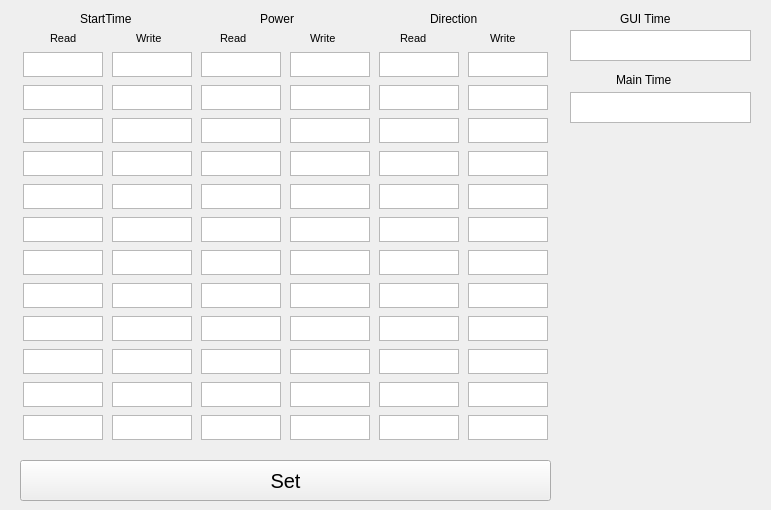
<?xml version="1.0" encoding="UTF-8"?>
<ui version="4.0">
 <class>ScheduleForm</class>
 <widget class="QWidget" name="ScheduleForm">
  <property name="geometry">
   <rect>
    <x>0</x>
    <y>0</y>
    <width>771</width>
    <height>510</height>
   </rect>
  </property>
  <property name="windowTitle">
   <string>Form</string>
  </property>
  <widget class="QPushButton" name="pushButton_set">
   <property name="geometry">
    <rect>
     <x>20</x>
     <y>460</y>
     <width>531</width>
     <height>41</height>
    </rect>
   </property>
   <property name="font">
    <font>
     <pointsize>15</pointsize>
    </font>
   </property>
   <property name="text">
    <string>Set</string>
   </property>
  </widget>
  <widget class="QLabel" name="label_StartTime">
   <property name="geometry">
    <rect>
     <x>80</x>
     <y>10</y>
     <width>67</width>
     <height>17</height>
    </rect>
   </property>
   <property name="text">
    <string>StartTime</string>
   </property>
  </widget>
  <widget class="QLabel" name="label_Power">
   <property name="geometry">
    <rect>
     <x>260</x>
     <y>10</y>
     <width>67</width>
     <height>17</height>
    </rect>
   </property>
   <property name="text">
    <string>Power</string>
   </property>
  </widget>
  <widget class="QLabel" name="label_Direction">
   <property name="geometry">
    <rect>
     <x>430</x>
     <y>10</y>
     <width>67</width>
     <height>17</height>
    </rect>
   </property>
   <property name="text">
    <string>Direction</string>
   </property>
  </widget>
  <widget class="QWidget" name="layoutWidget">
   <property name="geometry">
    <rect>
     <x>20</x>
     <y>50</y>
     <width>531</width>
     <height>401</height>
    </rect>
   </property>
   <property name="maximumSize">
    <size>
     <width>1000</width>
     <height>700</height>
    </size>
   </property>
   <property name="font">
    <font>
     <pointsize>8</pointsize>
    </font>
   </property>
   <layout class="QGridLayout" name="gridLayout">
    <item row="6" column="5">
     <widget class="QTextEdit" name="textEdit_SetDirection_7">
      <property name="sizePolicy">
       <sizepolicy hsizetype="Fixed" vsizetype="Fixed">
        <horstretch>0</horstretch>
        <verstretch>0</verstretch>
       </sizepolicy>
      </property>
      <property name="maximumSize">
       <size>
        <width>80</width>
        <height>25</height>
       </size>
      </property>
      <property name="font">
       <font>
        <pointsize>8</pointsize>
       </font>
      </property>
     </widget>
    </item>
    <item row="9" column="5">
     <widget class="QTextEdit" name="textEdit_SetDirection_10">
      <property name="sizePolicy">
       <sizepolicy hsizetype="Fixed" vsizetype="Fixed">
        <horstretch>0</horstretch>
        <verstretch>0</verstretch>
       </sizepolicy>
      </property>
      <property name="maximumSize">
       <size>
        <width>80</width>
        <height>25</height>
       </size>
      </property>
      <property name="font">
       <font>
        <pointsize>8</pointsize>
       </font>
      </property>
     </widget>
    </item>
    <item row="1" column="0">
     <widget class="QTextEdit" name="textEdit_GetStartTime_2">
      <property name="sizePolicy">
       <sizepolicy hsizetype="Fixed" vsizetype="Fixed">
        <horstretch>0</horstretch>
        <verstretch>0</verstretch>
       </sizepolicy>
      </property>
      <property name="maximumSize">
       <size>
        <width>80</width>
        <height>25</height>
       </size>
      </property>
      <property name="font">
       <font>
        <pointsize>8</pointsize>
       </font>
      </property>
      <property name="readOnly">
       <bool>true</bool>
      </property>
     </widget>
    </item>
    <item row="0" column="4">
     <widget class="QTextEdit" name="textEdit_GetDirection">
      <property name="sizePolicy">
       <sizepolicy hsizetype="Fixed" vsizetype="Fixed">
        <horstretch>0</horstretch>
        <verstretch>0</verstretch>
       </sizepolicy>
      </property>
      <property name="maximumSize">
       <size>
        <width>80</width>
        <height>25</height>
       </size>
      </property>
      <property name="font">
       <font>
        <pointsize>8</pointsize>
       </font>
      </property>
      <property name="readOnly">
       <bool>true</bool>
      </property>
     </widget>
    </item>
    <item row="6" column="4">
     <widget class="QTextEdit" name="textEdit_GetDirection_7">
      <property name="sizePolicy">
       <sizepolicy hsizetype="Fixed" vsizetype="Fixed">
        <horstretch>0</horstretch>
        <verstretch>0</verstretch>
       </sizepolicy>
      </property>
      <property name="maximumSize">
       <size>
        <width>80</width>
        <height>25</height>
       </size>
      </property>
      <property name="font">
       <font>
        <pointsize>8</pointsize>
       </font>
      </property>
      <property name="readOnly">
       <bool>true</bool>
      </property>
     </widget>
    </item>
    <item row="4" column="5">
     <widget class="QTextEdit" name="textEdit_SetDirection_5">
      <property name="sizePolicy">
       <sizepolicy hsizetype="Fixed" vsizetype="Fixed">
        <horstretch>0</horstretch>
        <verstretch>0</verstretch>
       </sizepolicy>
      </property>
      <property name="maximumSize">
       <size>
        <width>80</width>
        <height>25</height>
       </size>
      </property>
      <property name="font">
       <font>
        <pointsize>8</pointsize>
       </font>
      </property>
     </widget>
    </item>
    <item row="3" column="5">
     <widget class="QTextEdit" name="textEdit_SetDirection_4">
      <property name="sizePolicy">
       <sizepolicy hsizetype="Fixed" vsizetype="Fixed">
        <horstretch>0</horstretch>
        <verstretch>0</verstretch>
       </sizepolicy>
      </property>
      <property name="maximumSize">
       <size>
        <width>80</width>
        <height>25</height>
       </size>
      </property>
      <property name="font">
       <font>
        <pointsize>8</pointsize>
       </font>
      </property>
     </widget>
    </item>
    <item row="8" column="3">
     <widget class="QTextEdit" name="textEdit_SetPower_9">
      <property name="sizePolicy">
       <sizepolicy hsizetype="Fixed" vsizetype="Fixed">
        <horstretch>0</horstretch>
        <verstretch>0</verstretch>
       </sizepolicy>
      </property>
      <property name="maximumSize">
       <size>
        <width>80</width>
        <height>25</height>
       </size>
      </property>
      <property name="font">
       <font>
        <pointsize>8</pointsize>
       </font>
      </property>
     </widget>
    </item>
    <item row="0" column="0">
     <widget class="QTextEdit" name="textEdit_GetStartTime">
      <property name="sizePolicy">
       <sizepolicy hsizetype="Fixed" vsizetype="Fixed">
        <horstretch>0</horstretch>
        <verstretch>0</verstretch>
       </sizepolicy>
      </property>
      <property name="maximumSize">
       <size>
        <width>80</width>
        <height>25</height>
       </size>
      </property>
      <property name="font">
       <font>
        <pointsize>8</pointsize>
       </font>
      </property>
      <property name="readOnly">
       <bool>true</bool>
      </property>
     </widget>
    </item>
    <item row="4" column="1">
     <widget class="QTextEdit" name="textEdit_SetStartTime_5">
      <property name="sizePolicy">
       <sizepolicy hsizetype="Fixed" vsizetype="Fixed">
        <horstretch>0</horstretch>
        <verstretch>0</verstretch>
       </sizepolicy>
      </property>
      <property name="maximumSize">
       <size>
        <width>80</width>
        <height>25</height>
       </size>
      </property>
      <property name="font">
       <font>
        <pointsize>8</pointsize>
       </font>
      </property>
     </widget>
    </item>
    <item row="10" column="4">
     <widget class="QTextEdit" name="textEdit_GetDirection_11">
      <property name="sizePolicy">
       <sizepolicy hsizetype="Fixed" vsizetype="Fixed">
        <horstretch>0</horstretch>
        <verstretch>0</verstretch>
       </sizepolicy>
      </property>
      <property name="maximumSize">
       <size>
        <width>80</width>
        <height>25</height>
       </size>
      </property>
      <property name="font">
       <font>
        <pointsize>8</pointsize>
       </font>
      </property>
      <property name="readOnly">
       <bool>true</bool>
      </property>
     </widget>
    </item>
    <item row="1" column="1">
     <widget class="QTextEdit" name="textEdit_SetStartTime_2">
      <property name="sizePolicy">
       <sizepolicy hsizetype="Fixed" vsizetype="Fixed">
        <horstretch>0</horstretch>
        <verstretch>0</verstretch>
       </sizepolicy>
      </property>
      <property name="maximumSize">
       <size>
        <width>80</width>
        <height>25</height>
       </size>
      </property>
      <property name="font">
       <font>
        <pointsize>8</pointsize>
       </font>
      </property>
     </widget>
    </item>
    <item row="10" column="2">
     <widget class="QTextEdit" name="textEdit_GetPower_11">
      <property name="sizePolicy">
       <sizepolicy hsizetype="Fixed" vsizetype="Fixed">
        <horstretch>0</horstretch>
        <verstretch>0</verstretch>
       </sizepolicy>
      </property>
      <property name="maximumSize">
       <size>
        <width>80</width>
        <height>25</height>
       </size>
      </property>
      <property name="font">
       <font>
        <pointsize>8</pointsize>
       </font>
      </property>
      <property name="readOnly">
       <bool>true</bool>
      </property>
     </widget>
    </item>
    <item row="11" column="4">
     <widget class="QTextEdit" name="textEdit_GetDirection_12">
      <property name="sizePolicy">
       <sizepolicy hsizetype="Fixed" vsizetype="Fixed">
        <horstretch>0</horstretch>
        <verstretch>0</verstretch>
       </sizepolicy>
      </property>
      <property name="maximumSize">
       <size>
        <width>80</width>
        <height>25</height>
       </size>
      </property>
      <property name="font">
       <font>
        <pointsize>8</pointsize>
       </font>
      </property>
      <property name="readOnly">
       <bool>true</bool>
      </property>
     </widget>
    </item>
    <item row="2" column="2">
     <widget class="QTextEdit" name="textEdit_GetPower_3">
      <property name="sizePolicy">
       <sizepolicy hsizetype="Fixed" vsizetype="Fixed">
        <horstretch>0</horstretch>
        <verstretch>0</verstretch>
       </sizepolicy>
      </property>
      <property name="maximumSize">
       <size>
        <width>80</width>
        <height>25</height>
       </size>
      </property>
      <property name="font">
       <font>
        <pointsize>8</pointsize>
       </font>
      </property>
      <property name="readOnly">
       <bool>true</bool>
      </property>
     </widget>
    </item>
    <item row="7" column="3">
     <widget class="QTextEdit" name="textEdit_SetPower_8">
      <property name="sizePolicy">
       <sizepolicy hsizetype="Fixed" vsizetype="Fixed">
        <horstretch>0</horstretch>
        <verstretch>0</verstretch>
       </sizepolicy>
      </property>
      <property name="maximumSize">
       <size>
        <width>80</width>
        <height>25</height>
       </size>
      </property>
      <property name="font">
       <font>
        <pointsize>8</pointsize>
       </font>
      </property>
     </widget>
    </item>
    <item row="10" column="3">
     <widget class="QTextEdit" name="textEdit_SetPower_11">
      <property name="sizePolicy">
       <sizepolicy hsizetype="Fixed" vsizetype="Fixed">
        <horstretch>0</horstretch>
        <verstretch>0</verstretch>
       </sizepolicy>
      </property>
      <property name="maximumSize">
       <size>
        <width>80</width>
        <height>25</height>
       </size>
      </property>
      <property name="font">
       <font>
        <pointsize>8</pointsize>
       </font>
      </property>
     </widget>
    </item>
    <item row="1" column="2">
     <widget class="QTextEdit" name="textEdit_GetPower_2">
      <property name="sizePolicy">
       <sizepolicy hsizetype="Fixed" vsizetype="Fixed">
        <horstretch>0</horstretch>
        <verstretch>0</verstretch>
       </sizepolicy>
      </property>
      <property name="maximumSize">
       <size>
        <width>80</width>
        <height>25</height>
       </size>
      </property>
      <property name="font">
       <font>
        <pointsize>8</pointsize>
       </font>
      </property>
      <property name="readOnly">
       <bool>true</bool>
      </property>
     </widget>
    </item>
    <item row="1" column="5">
     <widget class="QTextEdit" name="textEdit_SetDirection_2">
      <property name="sizePolicy">
       <sizepolicy hsizetype="Fixed" vsizetype="Fixed">
        <horstretch>0</horstretch>
        <verstretch>0</verstretch>
       </sizepolicy>
      </property>
      <property name="maximumSize">
       <size>
        <width>80</width>
        <height>25</height>
       </size>
      </property>
      <property name="font">
       <font>
        <pointsize>8</pointsize>
       </font>
      </property>
     </widget>
    </item>
    <item row="2" column="1">
     <widget class="QTextEdit" name="textEdit_SetStartTime_3">
      <property name="sizePolicy">
       <sizepolicy hsizetype="Fixed" vsizetype="Fixed">
        <horstretch>0</horstretch>
        <verstretch>0</verstretch>
       </sizepolicy>
      </property>
      <property name="maximumSize">
       <size>
        <width>80</width>
        <height>25</height>
       </size>
      </property>
      <property name="font">
       <font>
        <pointsize>8</pointsize>
       </font>
      </property>
     </widget>
    </item>
    <item row="5" column="4">
     <widget class="QTextEdit" name="textEdit_GetDirection_6">
      <property name="sizePolicy">
       <sizepolicy hsizetype="Fixed" vsizetype="Fixed">
        <horstretch>0</horstretch>
        <verstretch>0</verstretch>
       </sizepolicy>
      </property>
      <property name="maximumSize">
       <size>
        <width>80</width>
        <height>25</height>
       </size>
      </property>
      <property name="font">
       <font>
        <pointsize>8</pointsize>
       </font>
      </property>
      <property name="readOnly">
       <bool>true</bool>
      </property>
     </widget>
    </item>
    <item row="5" column="3">
     <widget class="QTextEdit" name="textEdit_SetPower_6">
      <property name="sizePolicy">
       <sizepolicy hsizetype="Fixed" vsizetype="Fixed">
        <horstretch>0</horstretch>
        <verstretch>0</verstretch>
       </sizepolicy>
      </property>
      <property name="maximumSize">
       <size>
        <width>80</width>
        <height>25</height>
       </size>
      </property>
      <property name="font">
       <font>
        <pointsize>8</pointsize>
       </font>
      </property>
     </widget>
    </item>
    <item row="7" column="2">
     <widget class="QTextEdit" name="textEdit_GetPower_8">
      <property name="sizePolicy">
       <sizepolicy hsizetype="Fixed" vsizetype="Fixed">
        <horstretch>0</horstretch>
        <verstretch>0</verstretch>
       </sizepolicy>
      </property>
      <property name="maximumSize">
       <size>
        <width>80</width>
        <height>25</height>
       </size>
      </property>
      <property name="font">
       <font>
        <pointsize>8</pointsize>
       </font>
      </property>
      <property name="readOnly">
       <bool>true</bool>
      </property>
     </widget>
    </item>
    <item row="2" column="0">
     <widget class="QTextEdit" name="textEdit_GetStartTime_3">
      <property name="sizePolicy">
       <sizepolicy hsizetype="Fixed" vsizetype="Fixed">
        <horstretch>0</horstretch>
        <verstretch>0</verstretch>
       </sizepolicy>
      </property>
      <property name="maximumSize">
       <size>
        <width>80</width>
        <height>25</height>
       </size>
      </property>
      <property name="font">
       <font>
        <pointsize>8</pointsize>
       </font>
      </property>
      <property name="readOnly">
       <bool>true</bool>
      </property>
     </widget>
    </item>
    <item row="3" column="1">
     <widget class="QTextEdit" name="textEdit_SetStartTime_4">
      <property name="sizePolicy">
       <sizepolicy hsizetype="Fixed" vsizetype="Fixed">
        <horstretch>0</horstretch>
        <verstretch>0</verstretch>
       </sizepolicy>
      </property>
      <property name="maximumSize">
       <size>
        <width>80</width>
        <height>25</height>
       </size>
      </property>
      <property name="font">
       <font>
        <pointsize>8</pointsize>
       </font>
      </property>
     </widget>
    </item>
    <item row="9" column="0">
     <widget class="QTextEdit" name="textEdit_GetStartTime_10">
      <property name="sizePolicy">
       <sizepolicy hsizetype="Fixed" vsizetype="Fixed">
        <horstretch>0</horstretch>
        <verstretch>0</verstretch>
       </sizepolicy>
      </property>
      <property name="maximumSize">
       <size>
        <width>80</width>
        <height>25</height>
       </size>
      </property>
      <property name="font">
       <font>
        <pointsize>8</pointsize>
       </font>
      </property>
      <property name="readOnly">
       <bool>true</bool>
      </property>
     </widget>
    </item>
    <item row="7" column="0">
     <widget class="QTextEdit" name="textEdit_GetStartTime_8">
      <property name="sizePolicy">
       <sizepolicy hsizetype="Fixed" vsizetype="Fixed">
        <horstretch>0</horstretch>
        <verstretch>0</verstretch>
       </sizepolicy>
      </property>
      <property name="maximumSize">
       <size>
        <width>80</width>
        <height>25</height>
       </size>
      </property>
      <property name="font">
       <font>
        <pointsize>8</pointsize>
       </font>
      </property>
      <property name="readOnly">
       <bool>true</bool>
      </property>
     </widget>
    </item>
    <item row="0" column="2">
     <widget class="QTextEdit" name="textEdit_GetPower">
      <property name="sizePolicy">
       <sizepolicy hsizetype="Fixed" vsizetype="Fixed">
        <horstretch>0</horstretch>
        <verstretch>0</verstretch>
       </sizepolicy>
      </property>
      <property name="maximumSize">
       <size>
        <width>80</width>
        <height>25</height>
       </size>
      </property>
      <property name="font">
       <font>
        <pointsize>8</pointsize>
       </font>
      </property>
      <property name="readOnly">
       <bool>true</bool>
      </property>
     </widget>
    </item>
    <item row="6" column="3">
     <widget class="QTextEdit" name="textEdit_SetPower_7">
      <property name="sizePolicy">
       <sizepolicy hsizetype="Fixed" vsizetype="Fixed">
        <horstretch>0</horstretch>
        <verstretch>0</verstretch>
       </sizepolicy>
      </property>
      <property name="maximumSize">
       <size>
        <width>80</width>
        <height>25</height>
       </size>
      </property>
      <property name="font">
       <font>
        <pointsize>8</pointsize>
       </font>
      </property>
     </widget>
    </item>
    <item row="0" column="3">
     <widget class="QTextEdit" name="textEdit_SetPower">
      <property name="sizePolicy">
       <sizepolicy hsizetype="Fixed" vsizetype="Fixed">
        <horstretch>0</horstretch>
        <verstretch>0</verstretch>
       </sizepolicy>
      </property>
      <property name="maximumSize">
       <size>
        <width>80</width>
        <height>25</height>
       </size>
      </property>
      <property name="font">
       <font>
        <pointsize>8</pointsize>
       </font>
      </property>
     </widget>
    </item>
    <item row="2" column="5">
     <widget class="QTextEdit" name="textEdit_SetDirection_3">
      <property name="sizePolicy">
       <sizepolicy hsizetype="Fixed" vsizetype="Fixed">
        <horstretch>0</horstretch>
        <verstretch>0</verstretch>
       </sizepolicy>
      </property>
      <property name="maximumSize">
       <size>
        <width>80</width>
        <height>25</height>
       </size>
      </property>
      <property name="font">
       <font>
        <pointsize>8</pointsize>
       </font>
      </property>
     </widget>
    </item>
    <item row="11" column="3">
     <widget class="QTextEdit" name="textEdit_SetPower_12">
      <property name="sizePolicy">
       <sizepolicy hsizetype="Fixed" vsizetype="Fixed">
        <horstretch>0</horstretch>
        <verstretch>0</verstretch>
       </sizepolicy>
      </property>
      <property name="maximumSize">
       <size>
        <width>80</width>
        <height>25</height>
       </size>
      </property>
      <property name="font">
       <font>
        <pointsize>8</pointsize>
       </font>
      </property>
     </widget>
    </item>
    <item row="7" column="5">
     <widget class="QTextEdit" name="textEdit_SetDirection_8">
      <property name="sizePolicy">
       <sizepolicy hsizetype="Fixed" vsizetype="Fixed">
        <horstretch>0</horstretch>
        <verstretch>0</verstretch>
       </sizepolicy>
      </property>
      <property name="maximumSize">
       <size>
        <width>80</width>
        <height>25</height>
       </size>
      </property>
      <property name="font">
       <font>
        <pointsize>8</pointsize>
       </font>
      </property>
     </widget>
    </item>
    <item row="11" column="5">
     <widget class="QTextEdit" name="textEdit_SetDirection_12">
      <property name="sizePolicy">
       <sizepolicy hsizetype="Fixed" vsizetype="Fixed">
        <horstretch>0</horstretch>
        <verstretch>0</verstretch>
       </sizepolicy>
      </property>
      <property name="maximumSize">
       <size>
        <width>80</width>
        <height>25</height>
       </size>
      </property>
      <property name="font">
       <font>
        <pointsize>8</pointsize>
       </font>
      </property>
     </widget>
    </item>
    <item row="2" column="3">
     <widget class="QTextEdit" name="textEdit_SetPower_3">
      <property name="sizePolicy">
       <sizepolicy hsizetype="Fixed" vsizetype="Fixed">
        <horstretch>0</horstretch>
        <verstretch>0</verstretch>
       </sizepolicy>
      </property>
      <property name="maximumSize">
       <size>
        <width>80</width>
        <height>25</height>
       </size>
      </property>
      <property name="font">
       <font>
        <pointsize>8</pointsize>
       </font>
      </property>
     </widget>
    </item>
    <item row="4" column="3">
     <widget class="QTextEdit" name="textEdit_SetPower_5">
      <property name="sizePolicy">
       <sizepolicy hsizetype="Fixed" vsizetype="Fixed">
        <horstretch>0</horstretch>
        <verstretch>0</verstretch>
       </sizepolicy>
      </property>
      <property name="maximumSize">
       <size>
        <width>80</width>
        <height>25</height>
       </size>
      </property>
      <property name="font">
       <font>
        <pointsize>8</pointsize>
       </font>
      </property>
     </widget>
    </item>
    <item row="1" column="4">
     <widget class="QTextEdit" name="textEdit_GetDirection_2">
      <property name="sizePolicy">
       <sizepolicy hsizetype="Fixed" vsizetype="Fixed">
        <horstretch>0</horstretch>
        <verstretch>0</verstretch>
       </sizepolicy>
      </property>
      <property name="maximumSize">
       <size>
        <width>80</width>
        <height>25</height>
       </size>
      </property>
      <property name="font">
       <font>
        <pointsize>8</pointsize>
       </font>
      </property>
      <property name="readOnly">
       <bool>true</bool>
      </property>
     </widget>
    </item>
    <item row="3" column="3">
     <widget class="QTextEdit" name="textEdit_SetPower_4">
      <property name="sizePolicy">
       <sizepolicy hsizetype="Fixed" vsizetype="Fixed">
        <horstretch>0</horstretch>
        <verstretch>0</verstretch>
       </sizepolicy>
      </property>
      <property name="maximumSize">
       <size>
        <width>80</width>
        <height>25</height>
       </size>
      </property>
      <property name="font">
       <font>
        <pointsize>8</pointsize>
       </font>
      </property>
     </widget>
    </item>
    <item row="3" column="0">
     <widget class="QTextEdit" name="textEdit_GetStartTime_4">
      <property name="sizePolicy">
       <sizepolicy hsizetype="Fixed" vsizetype="Fixed">
        <horstretch>0</horstretch>
        <verstretch>0</verstretch>
       </sizepolicy>
      </property>
      <property name="maximumSize">
       <size>
        <width>80</width>
        <height>25</height>
       </size>
      </property>
      <property name="font">
       <font>
        <pointsize>8</pointsize>
       </font>
      </property>
      <property name="readOnly">
       <bool>true</bool>
      </property>
     </widget>
    </item>
    <item row="11" column="1">
     <widget class="QTextEdit" name="textEdit_SetStartTime_12">
      <property name="sizePolicy">
       <sizepolicy hsizetype="Fixed" vsizetype="Fixed">
        <horstretch>0</horstretch>
        <verstretch>0</verstretch>
       </sizepolicy>
      </property>
      <property name="maximumSize">
       <size>
        <width>80</width>
        <height>25</height>
       </size>
      </property>
      <property name="font">
       <font>
        <pointsize>8</pointsize>
       </font>
      </property>
     </widget>
    </item>
    <item row="10" column="5">
     <widget class="QTextEdit" name="textEdit_SetDirection_11">
      <property name="sizePolicy">
       <sizepolicy hsizetype="Fixed" vsizetype="Fixed">
        <horstretch>0</horstretch>
        <verstretch>0</verstretch>
       </sizepolicy>
      </property>
      <property name="maximumSize">
       <size>
        <width>80</width>
        <height>25</height>
       </size>
      </property>
      <property name="font">
       <font>
        <pointsize>8</pointsize>
       </font>
      </property>
     </widget>
    </item>
    <item row="5" column="0">
     <widget class="QTextEdit" name="textEdit_GetStartTime_6">
      <property name="sizePolicy">
       <sizepolicy hsizetype="Fixed" vsizetype="Fixed">
        <horstretch>0</horstretch>
        <verstretch>0</verstretch>
       </sizepolicy>
      </property>
      <property name="maximumSize">
       <size>
        <width>80</width>
        <height>25</height>
       </size>
      </property>
      <property name="font">
       <font>
        <pointsize>8</pointsize>
       </font>
      </property>
      <property name="readOnly">
       <bool>true</bool>
      </property>
     </widget>
    </item>
    <item row="10" column="1">
     <widget class="QTextEdit" name="textEdit_SetStartTime_11">
      <property name="sizePolicy">
       <sizepolicy hsizetype="Fixed" vsizetype="Fixed">
        <horstretch>0</horstretch>
        <verstretch>0</verstretch>
       </sizepolicy>
      </property>
      <property name="maximumSize">
       <size>
        <width>80</width>
        <height>25</height>
       </size>
      </property>
      <property name="font">
       <font>
        <pointsize>8</pointsize>
       </font>
      </property>
     </widget>
    </item>
    <item row="11" column="2">
     <widget class="QTextEdit" name="textEdit_GetPower_12">
      <property name="sizePolicy">
       <sizepolicy hsizetype="Fixed" vsizetype="Fixed">
        <horstretch>0</horstretch>
        <verstretch>0</verstretch>
       </sizepolicy>
      </property>
      <property name="maximumSize">
       <size>
        <width>80</width>
        <height>25</height>
       </size>
      </property>
      <property name="font">
       <font>
        <pointsize>8</pointsize>
       </font>
      </property>
      <property name="readOnly">
       <bool>true</bool>
      </property>
     </widget>
    </item>
    <item row="9" column="2">
     <widget class="QTextEdit" name="textEdit_GetPower_10">
      <property name="sizePolicy">
       <sizepolicy hsizetype="Fixed" vsizetype="Fixed">
        <horstretch>0</horstretch>
        <verstretch>0</verstretch>
       </sizepolicy>
      </property>
      <property name="maximumSize">
       <size>
        <width>80</width>
        <height>25</height>
       </size>
      </property>
      <property name="font">
       <font>
        <pointsize>8</pointsize>
       </font>
      </property>
      <property name="readOnly">
       <bool>true</bool>
      </property>
     </widget>
    </item>
    <item row="6" column="1">
     <widget class="QTextEdit" name="textEdit_SetStartTime_7">
      <property name="sizePolicy">
       <sizepolicy hsizetype="Fixed" vsizetype="Fixed">
        <horstretch>0</horstretch>
        <verstretch>0</verstretch>
       </sizepolicy>
      </property>
      <property name="maximumSize">
       <size>
        <width>80</width>
        <height>25</height>
       </size>
      </property>
      <property name="font">
       <font>
        <pointsize>8</pointsize>
       </font>
      </property>
     </widget>
    </item>
    <item row="6" column="2">
     <widget class="QTextEdit" name="textEdit_GetPower_7">
      <property name="sizePolicy">
       <sizepolicy hsizetype="Fixed" vsizetype="Fixed">
        <horstretch>0</horstretch>
        <verstretch>0</verstretch>
       </sizepolicy>
      </property>
      <property name="maximumSize">
       <size>
        <width>80</width>
        <height>25</height>
       </size>
      </property>
      <property name="font">
       <font>
        <pointsize>8</pointsize>
       </font>
      </property>
      <property name="readOnly">
       <bool>true</bool>
      </property>
     </widget>
    </item>
    <item row="9" column="3">
     <widget class="QTextEdit" name="textEdit_SetPower_10">
      <property name="sizePolicy">
       <sizepolicy hsizetype="Fixed" vsizetype="Fixed">
        <horstretch>0</horstretch>
        <verstretch>0</verstretch>
       </sizepolicy>
      </property>
      <property name="maximumSize">
       <size>
        <width>80</width>
        <height>25</height>
       </size>
      </property>
      <property name="font">
       <font>
        <pointsize>8</pointsize>
       </font>
      </property>
     </widget>
    </item>
    <item row="4" column="4">
     <widget class="QTextEdit" name="textEdit_GetDirection_5">
      <property name="sizePolicy">
       <sizepolicy hsizetype="Fixed" vsizetype="Fixed">
        <horstretch>0</horstretch>
        <verstretch>0</verstretch>
       </sizepolicy>
      </property>
      <property name="maximumSize">
       <size>
        <width>80</width>
        <height>25</height>
       </size>
      </property>
      <property name="font">
       <font>
        <pointsize>8</pointsize>
       </font>
      </property>
      <property name="readOnly">
       <bool>true</bool>
      </property>
     </widget>
    </item>
    <item row="9" column="4">
     <widget class="QTextEdit" name="textEdit_GetDirection_10">
      <property name="sizePolicy">
       <sizepolicy hsizetype="Fixed" vsizetype="Fixed">
        <horstretch>0</horstretch>
        <verstretch>0</verstretch>
       </sizepolicy>
      </property>
      <property name="maximumSize">
       <size>
        <width>80</width>
        <height>25</height>
       </size>
      </property>
      <property name="font">
       <font>
        <pointsize>8</pointsize>
       </font>
      </property>
      <property name="readOnly">
       <bool>true</bool>
      </property>
     </widget>
    </item>
    <item row="5" column="5">
     <widget class="QTextEdit" name="textEdit_SetDirection_6">
      <property name="sizePolicy">
       <sizepolicy hsizetype="Fixed" vsizetype="Fixed">
        <horstretch>0</horstretch>
        <verstretch>0</verstretch>
       </sizepolicy>
      </property>
      <property name="maximumSize">
       <size>
        <width>80</width>
        <height>25</height>
       </size>
      </property>
      <property name="font">
       <font>
        <pointsize>8</pointsize>
       </font>
      </property>
     </widget>
    </item>
    <item row="2" column="4">
     <widget class="QTextEdit" name="textEdit_GetDirection_3">
      <property name="sizePolicy">
       <sizepolicy hsizetype="Fixed" vsizetype="Fixed">
        <horstretch>0</horstretch>
        <verstretch>0</verstretch>
       </sizepolicy>
      </property>
      <property name="maximumSize">
       <size>
        <width>80</width>
        <height>25</height>
       </size>
      </property>
      <property name="font">
       <font>
        <pointsize>8</pointsize>
       </font>
      </property>
      <property name="readOnly">
       <bool>true</bool>
      </property>
     </widget>
    </item>
    <item row="5" column="2">
     <widget class="QTextEdit" name="textEdit_GetPower_6">
      <property name="sizePolicy">
       <sizepolicy hsizetype="Fixed" vsizetype="Fixed">
        <horstretch>0</horstretch>
        <verstretch>0</verstretch>
       </sizepolicy>
      </property>
      <property name="maximumSize">
       <size>
        <width>80</width>
        <height>25</height>
       </size>
      </property>
      <property name="font">
       <font>
        <pointsize>8</pointsize>
       </font>
      </property>
      <property name="readOnly">
       <bool>true</bool>
      </property>
     </widget>
    </item>
    <item row="8" column="0">
     <widget class="QTextEdit" name="textEdit_GetStartTime_9">
      <property name="sizePolicy">
       <sizepolicy hsizetype="Fixed" vsizetype="Fixed">
        <horstretch>0</horstretch>
        <verstretch>0</verstretch>
       </sizepolicy>
      </property>
      <property name="maximumSize">
       <size>
        <width>80</width>
        <height>25</height>
       </size>
      </property>
      <property name="font">
       <font>
        <pointsize>8</pointsize>
       </font>
      </property>
      <property name="readOnly">
       <bool>true</bool>
      </property>
     </widget>
    </item>
    <item row="4" column="0">
     <widget class="QTextEdit" name="textEdit_GetStartTime_5">
      <property name="sizePolicy">
       <sizepolicy hsizetype="Fixed" vsizetype="Fixed">
        <horstretch>0</horstretch>
        <verstretch>0</verstretch>
       </sizepolicy>
      </property>
      <property name="maximumSize">
       <size>
        <width>80</width>
        <height>25</height>
       </size>
      </property>
      <property name="font">
       <font>
        <pointsize>8</pointsize>
       </font>
      </property>
      <property name="readOnly">
       <bool>true</bool>
      </property>
     </widget>
    </item>
    <item row="0" column="1">
     <widget class="QTextEdit" name="textEdit_SetStartTime">
      <property name="sizePolicy">
       <sizepolicy hsizetype="Fixed" vsizetype="Fixed">
        <horstretch>0</horstretch>
        <verstretch>0</verstretch>
       </sizepolicy>
      </property>
      <property name="maximumSize">
       <size>
        <width>80</width>
        <height>25</height>
       </size>
      </property>
      <property name="font">
       <font>
        <pointsize>8</pointsize>
       </font>
      </property>
     </widget>
    </item>
    <item row="8" column="2">
     <widget class="QTextEdit" name="textEdit_GetPower_9">
      <property name="sizePolicy">
       <sizepolicy hsizetype="Fixed" vsizetype="Fixed">
        <horstretch>0</horstretch>
        <verstretch>0</verstretch>
       </sizepolicy>
      </property>
      <property name="maximumSize">
       <size>
        <width>80</width>
        <height>25</height>
       </size>
      </property>
      <property name="font">
       <font>
        <pointsize>8</pointsize>
       </font>
      </property>
      <property name="readOnly">
       <bool>true</bool>
      </property>
     </widget>
    </item>
    <item row="5" column="1">
     <widget class="QTextEdit" name="textEdit_SetStartTime_6">
      <property name="sizePolicy">
       <sizepolicy hsizetype="Fixed" vsizetype="Fixed">
        <horstretch>0</horstretch>
        <verstretch>0</verstretch>
       </sizepolicy>
      </property>
      <property name="maximumSize">
       <size>
        <width>80</width>
        <height>25</height>
       </size>
      </property>
      <property name="font">
       <font>
        <pointsize>8</pointsize>
       </font>
      </property>
     </widget>
    </item>
    <item row="10" column="0">
     <widget class="QTextEdit" name="textEdit_GetStartTime_11">
      <property name="sizePolicy">
       <sizepolicy hsizetype="Fixed" vsizetype="Fixed">
        <horstretch>0</horstretch>
        <verstretch>0</verstretch>
       </sizepolicy>
      </property>
      <property name="maximumSize">
       <size>
        <width>80</width>
        <height>25</height>
       </size>
      </property>
      <property name="font">
       <font>
        <pointsize>8</pointsize>
       </font>
      </property>
      <property name="readOnly">
       <bool>true</bool>
      </property>
     </widget>
    </item>
    <item row="9" column="1">
     <widget class="QTextEdit" name="textEdit_SetStartTime_10">
      <property name="sizePolicy">
       <sizepolicy hsizetype="Fixed" vsizetype="Fixed">
        <horstretch>0</horstretch>
        <verstretch>0</verstretch>
       </sizepolicy>
      </property>
      <property name="maximumSize">
       <size>
        <width>80</width>
        <height>25</height>
       </size>
      </property>
      <property name="font">
       <font>
        <pointsize>8</pointsize>
       </font>
      </property>
     </widget>
    </item>
    <item row="6" column="0">
     <widget class="QTextEdit" name="textEdit_GetStartTime_7">
      <property name="sizePolicy">
       <sizepolicy hsizetype="Fixed" vsizetype="Fixed">
        <horstretch>0</horstretch>
        <verstretch>0</verstretch>
       </sizepolicy>
      </property>
      <property name="maximumSize">
       <size>
        <width>80</width>
        <height>25</height>
       </size>
      </property>
      <property name="font">
       <font>
        <pointsize>8</pointsize>
       </font>
      </property>
      <property name="readOnly">
       <bool>true</bool>
      </property>
     </widget>
    </item>
    <item row="4" column="2">
     <widget class="QTextEdit" name="textEdit_GetPower_5">
      <property name="sizePolicy">
       <sizepolicy hsizetype="Fixed" vsizetype="Fixed">
        <horstretch>0</horstretch>
        <verstretch>0</verstretch>
       </sizepolicy>
      </property>
      <property name="maximumSize">
       <size>
        <width>80</width>
        <height>25</height>
       </size>
      </property>
      <property name="font">
       <font>
        <pointsize>8</pointsize>
       </font>
      </property>
      <property name="readOnly">
       <bool>true</bool>
      </property>
     </widget>
    </item>
    <item row="8" column="4">
     <widget class="QTextEdit" name="textEdit_GetDirection_9">
      <property name="sizePolicy">
       <sizepolicy hsizetype="Fixed" vsizetype="Fixed">
        <horstretch>0</horstretch>
        <verstretch>0</verstretch>
       </sizepolicy>
      </property>
      <property name="maximumSize">
       <size>
        <width>80</width>
        <height>25</height>
       </size>
      </property>
      <property name="font">
       <font>
        <pointsize>8</pointsize>
       </font>
      </property>
      <property name="readOnly">
       <bool>true</bool>
      </property>
     </widget>
    </item>
    <item row="7" column="1">
     <widget class="QTextEdit" name="textEdit_SetStartTime_8">
      <property name="sizePolicy">
       <sizepolicy hsizetype="Fixed" vsizetype="Fixed">
        <horstretch>0</horstretch>
        <verstretch>0</verstretch>
       </sizepolicy>
      </property>
      <property name="maximumSize">
       <size>
        <width>80</width>
        <height>25</height>
       </size>
      </property>
      <property name="font">
       <font>
        <pointsize>8</pointsize>
       </font>
      </property>
     </widget>
    </item>
    <item row="3" column="4">
     <widget class="QTextEdit" name="textEdit_GetDirection_4">
      <property name="sizePolicy">
       <sizepolicy hsizetype="Fixed" vsizetype="Fixed">
        <horstretch>0</horstretch>
        <verstretch>0</verstretch>
       </sizepolicy>
      </property>
      <property name="maximumSize">
       <size>
        <width>80</width>
        <height>25</height>
       </size>
      </property>
      <property name="font">
       <font>
        <pointsize>8</pointsize>
       </font>
      </property>
      <property name="readOnly">
       <bool>true</bool>
      </property>
     </widget>
    </item>
    <item row="8" column="1">
     <widget class="QTextEdit" name="textEdit_SetStartTime_9">
      <property name="sizePolicy">
       <sizepolicy hsizetype="Fixed" vsizetype="Fixed">
        <horstretch>0</horstretch>
        <verstretch>0</verstretch>
       </sizepolicy>
      </property>
      <property name="maximumSize">
       <size>
        <width>80</width>
        <height>25</height>
       </size>
      </property>
      <property name="font">
       <font>
        <pointsize>8</pointsize>
       </font>
      </property>
     </widget>
    </item>
    <item row="0" column="5">
     <widget class="QTextEdit" name="textEdit_SetDirection">
      <property name="sizePolicy">
       <sizepolicy hsizetype="Fixed" vsizetype="Fixed">
        <horstretch>0</horstretch>
        <verstretch>0</verstretch>
       </sizepolicy>
      </property>
      <property name="maximumSize">
       <size>
        <width>80</width>
        <height>25</height>
       </size>
      </property>
      <property name="font">
       <font>
        <pointsize>8</pointsize>
       </font>
      </property>
     </widget>
    </item>
    <item row="11" column="0">
     <widget class="QTextEdit" name="textEdit_GetStartTime_12">
      <property name="sizePolicy">
       <sizepolicy hsizetype="Fixed" vsizetype="Fixed">
        <horstretch>0</horstretch>
        <verstretch>0</verstretch>
       </sizepolicy>
      </property>
      <property name="maximumSize">
       <size>
        <width>80</width>
        <height>25</height>
       </size>
      </property>
      <property name="font">
       <font>
        <pointsize>8</pointsize>
       </font>
      </property>
      <property name="readOnly">
       <bool>true</bool>
      </property>
     </widget>
    </item>
    <item row="3" column="2">
     <widget class="QTextEdit" name="textEdit_GetPower_4">
      <property name="sizePolicy">
       <sizepolicy hsizetype="Fixed" vsizetype="Fixed">
        <horstretch>0</horstretch>
        <verstretch>0</verstretch>
       </sizepolicy>
      </property>
      <property name="maximumSize">
       <size>
        <width>80</width>
        <height>25</height>
       </size>
      </property>
      <property name="font">
       <font>
        <pointsize>8</pointsize>
       </font>
      </property>
      <property name="readOnly">
       <bool>true</bool>
      </property>
     </widget>
    </item>
    <item row="1" column="3">
     <widget class="QTextEdit" name="textEdit_SetPower_2">
      <property name="sizePolicy">
       <sizepolicy hsizetype="Fixed" vsizetype="Fixed">
        <horstretch>0</horstretch>
        <verstretch>0</verstretch>
       </sizepolicy>
      </property>
      <property name="maximumSize">
       <size>
        <width>80</width>
        <height>25</height>
       </size>
      </property>
      <property name="font">
       <font>
        <pointsize>8</pointsize>
       </font>
      </property>
     </widget>
    </item>
    <item row="7" column="4">
     <widget class="QTextEdit" name="textEdit_GetDirection_8">
      <property name="sizePolicy">
       <sizepolicy hsizetype="Fixed" vsizetype="Fixed">
        <horstretch>0</horstretch>
        <verstretch>0</verstretch>
       </sizepolicy>
      </property>
      <property name="maximumSize">
       <size>
        <width>80</width>
        <height>25</height>
       </size>
      </property>
      <property name="font">
       <font>
        <pointsize>8</pointsize>
       </font>
      </property>
      <property name="readOnly">
       <bool>true</bool>
      </property>
     </widget>
    </item>
    <item row="8" column="5">
     <widget class="QTextEdit" name="textEdit_SetDirection_9">
      <property name="sizePolicy">
       <sizepolicy hsizetype="Fixed" vsizetype="Fixed">
        <horstretch>0</horstretch>
        <verstretch>0</verstretch>
       </sizepolicy>
      </property>
      <property name="maximumSize">
       <size>
        <width>80</width>
        <height>25</height>
       </size>
      </property>
      <property name="font">
       <font>
        <pointsize>8</pointsize>
       </font>
      </property>
     </widget>
    </item>
   </layout>
  </widget>
  <widget class="QLabel" name="label_StartTime_2">
   <property name="geometry">
    <rect>
     <x>50</x>
     <y>30</y>
     <width>31</width>
     <height>17</height>
    </rect>
   </property>
   <property name="font">
    <font>
     <pointsize>8</pointsize>
    </font>
   </property>
   <property name="text">
    <string>Read</string>
   </property>
  </widget>
  <widget class="QLabel" name="label_StartTime_3">
   <property name="geometry">
    <rect>
     <x>136</x>
     <y>30</y>
     <width>31</width>
     <height>17</height>
    </rect>
   </property>
   <property name="font">
    <font>
     <pointsize>8</pointsize>
    </font>
   </property>
   <property name="text">
    <string>Write</string>
   </property>
  </widget>
  <widget class="QLabel" name="label_StartTime_4">
   <property name="geometry">
    <rect>
     <x>220</x>
     <y>30</y>
     <width>31</width>
     <height>17</height>
    </rect>
   </property>
   <property name="font">
    <font>
     <pointsize>8</pointsize>
    </font>
   </property>
   <property name="text">
    <string>Read</string>
   </property>
  </widget>
  <widget class="QLabel" name="label_StartTime_5">
   <property name="geometry">
    <rect>
     <x>310</x>
     <y>30</y>
     <width>31</width>
     <height>17</height>
    </rect>
   </property>
   <property name="font">
    <font>
     <pointsize>8</pointsize>
    </font>
   </property>
   <property name="text">
    <string>Write</string>
   </property>
  </widget>
  <widget class="QLabel" name="label_StartTime_6">
   <property name="geometry">
    <rect>
     <x>400</x>
     <y>30</y>
     <width>31</width>
     <height>17</height>
    </rect>
   </property>
   <property name="font">
    <font>
     <pointsize>8</pointsize>
    </font>
   </property>
   <property name="text">
    <string>Read</string>
   </property>
  </widget>
  <widget class="QLabel" name="label_StartTime_7">
   <property name="geometry">
    <rect>
     <x>490</x>
     <y>30</y>
     <width>31</width>
     <height>17</height>
    </rect>
   </property>
   <property name="font">
    <font>
     <pointsize>8</pointsize>
    </font>
   </property>
   <property name="text">
    <string>Write</string>
   </property>
  </widget>
  <widget class="QLabel" name="label_GUI_Time">
   <property name="geometry">
    <rect>
     <x>620</x>
     <y>10</y>
     <width>67</width>
     <height>17</height>
    </rect>
   </property>
   <property name="text">
    <string>GUI Time</string>
   </property>
  </widget>
  <widget class="QLabel" name="label_Main_Time">
   <property name="geometry">
    <rect>
     <x>616</x>
     <y>70</y>
     <width>81</width>
     <height>20</height>
    </rect>
   </property>
   <property name="text">
    <string>Main Time</string>
   </property>
  </widget>
  <widget class="QTextEdit" name="textEdit_GUI_Time">
   <property name="geometry">
    <rect>
     <x>570</x>
     <y>30</y>
     <width>181</width>
     <height>31</height>
    </rect>
   </property>
  </widget>
  <widget class="QTextEdit" name="textEdit_Main_Time">
   <property name="geometry">
    <rect>
     <x>570</x>
     <y>92</y>
     <width>181</width>
     <height>31</height>
    </rect>
   </property>
  </widget>
 </widget>
 <resources/>
 <connections/>
</ui>
